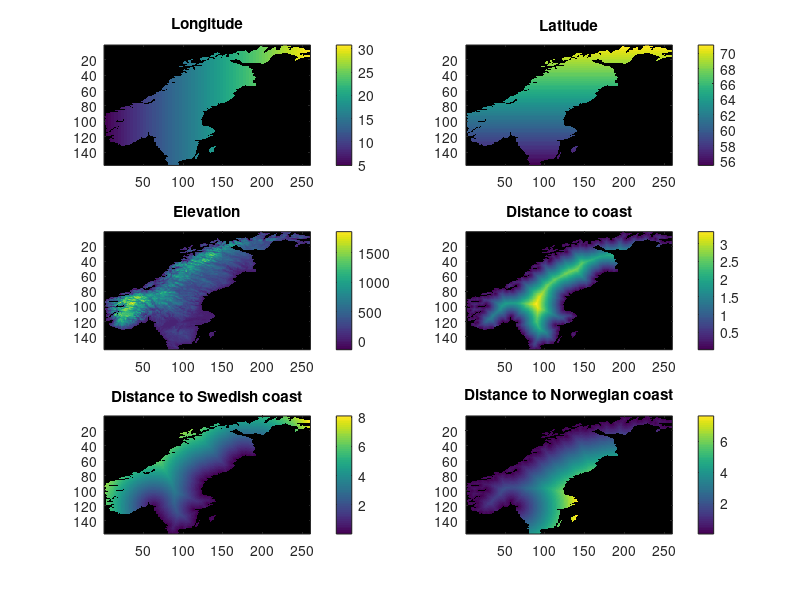
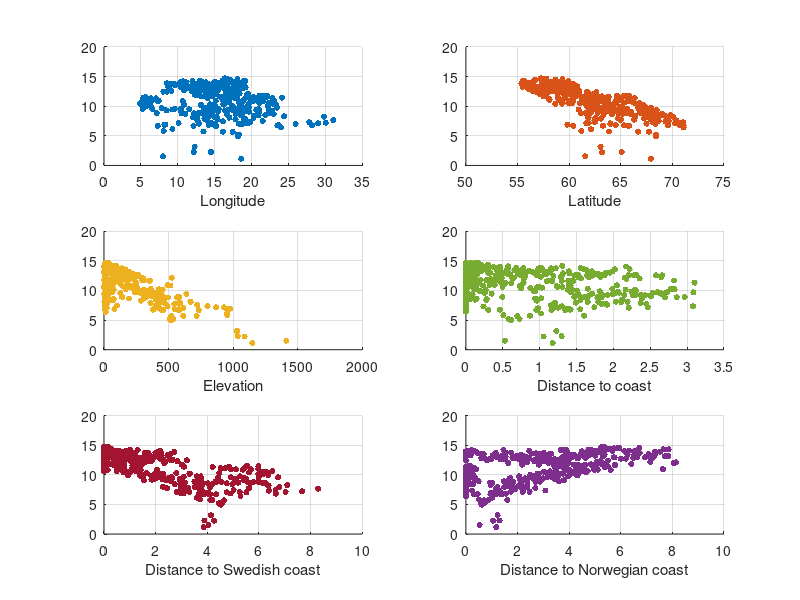

MATLAB code for these plots, in order: (Note: this script raises an error after producing the figures.)
%%  Data Init. Always run. 
load HA1_temp_2015_06
%points inside of Sweden (i.e. not nan)
I_land = ~any(isnan(X_grid),2);
%reshape grid to images
X_img = reshape(X_grid, sz(1), sz(2), []);
I_img = reshape(I_land, sz);
colors = [[0, 0.4470, 0.7410]; [0.8500, 0.3250, 0.0980]; [0.9290, 0.6940, 0.1250];[0.4660, 0.6740, 0.1880];[0.6350, 0.0780, 0.1840];[0.4940, 0.1840, 0.5560]];
n_x = size(X,1); 
% Data
Longitude = X(:,1);
Latitude = X(:,2);
Elevation = X(:,3);
Coast = X(:,4);
Coast_SE = X(:,5);
Coast_NO = X(:,6);
% IMG-data
Longitude_img = reshape(X_grid(:,1),sz);
Latitude_img = reshape(X_grid(:,2),sz);
Elevation_img = reshape(X_grid(:,3),sz);
Coast_img = reshape(X_grid(:,4),sz);
Coast_SE_img = reshape(X_grid(:,5),sz);
Coast_NO_img = reshape(X_grid(:,6),sz);

%% Data Visualization

% Plots covariates
figure(1);
subplot(3,2,1),imagesc(Longitude_img),colorbar,title('Longitude');
subplot(3,2,2),imagesc(Latitude_img),colorbar,title('Latitude');
subplot(3,2,3),imagesc(Elevation_img),colorbar,title('Elevation');
subplot(3,2,4),imagesc(Coast_img),colorbar,title('Distance to coast');
subplot(3,2,5),imagesc(Coast_SE_img),colorbar,title('Distance to Swedish coast');
subplot(3,2,6);imagesc(Coast_NO_img),colorbar,title('Distance to Norwegian coast');


%plotting diffrent correlations
figure(2), subplot(3,2,1);

title('Kovarians');
scatter(X(:,1),Y,20,colors(1,:), 'filled');
grid on;
xlabel('Longitude');
subplot(3,2,2);
scatter(X(:,2),Y,20,colors(2,:),'filled');
grid on;
xlabel('Latitude');
subplot(3,2,3);
scatter(X(:,3),Y,20,colors(3,:),'filled');
grid on;
xlabel('Elevation');
subplot(3,2,4);
scatter(X(:,4),Y,20,colors(4,:),'filled');
grid on;
xlabel('Distance to coast');
subplot(3,2,5);
scatter(X(:,5),Y,20,colors(5,:),'filled');
grid on;
xlabel('Distance to Swedish coast');
subplot(3,2,6);
scatter(X(:,6),Y,20,colors(6,:),'filled');
grid on;
xlabel('Distance to Norwegian coast');

%% OLS 
OLS_Models;
